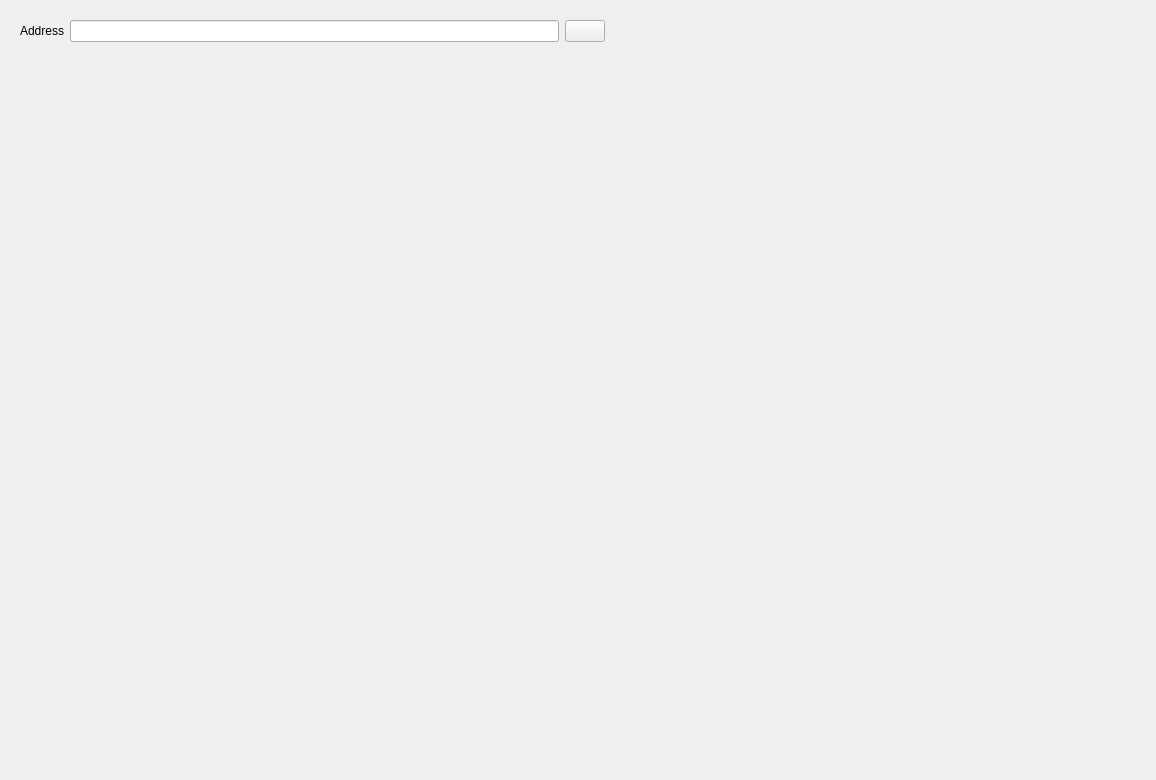
<?xml version="1.0" encoding="UTF-8"?>
<ui version="4.0">
 <class>WWeb</class>
 <widget class="QWidget" name="WWeb">
  <property name="geometry">
   <rect>
    <x>0</x>
    <y>0</y>
    <width>1156</width>
    <height>780</height>
   </rect>
  </property>
  <property name="windowTitle">
   <string>WEB</string>
  </property>
  <layout class="QVBoxLayout" name="verticalLayout">
   <item>
    <widget class="QWidget" name="widget" native="true">
     <layout class="QHBoxLayout" name="horizontalLayout">
      <item>
       <widget class="QLabel" name="label">
        <property name="text">
         <string>Address</string>
        </property>
       </widget>
      </item>
      <item>
       <widget class="QLineEdit" name="leAddress"/>
      </item>
      <item>
       <widget class="QPushButton" name="btnGo">
        <property name="text">
         <string/>
        </property>
        <property name="icon">
         <iconset resource="../Resort/res.qrc">
          <normaloff>:/images/goto.png</normaloff>:/images/goto.png</iconset>
        </property>
       </widget>
      </item>
      <item>
       <spacer name="horizontalSpacer">
        <property name="orientation">
         <enum>Qt::Horizontal</enum>
        </property>
        <property name="sizeHint" stdset="0">
         <size>
          <width>531</width>
          <height>20</height>
         </size>
        </property>
       </spacer>
      </item>
     </layout>
    </widget>
   </item>
   <item>
    <widget class="QWidget" name="wv" native="true">
     <property name="sizePolicy">
      <sizepolicy hsizetype="Preferred" vsizetype="Preferred">
       <horstretch>0</horstretch>
       <verstretch>2</verstretch>
      </sizepolicy>
     </property>
     <layout class="QHBoxLayout" name="horizontalLayout_2">
      <property name="leftMargin">
       <number>0</number>
      </property>
      <property name="topMargin">
       <number>0</number>
      </property>
      <property name="rightMargin">
       <number>0</number>
      </property>
      <property name="bottomMargin">
       <number>0</number>
      </property>
      <item>
       <layout class="QVBoxLayout" name="vl"/>
      </item>
     </layout>
    </widget>
   </item>
  </layout>
 </widget>
 <resources>
  <include location="../Resort/res.qrc"/>
 </resources>
 <connections/>
</ui>
